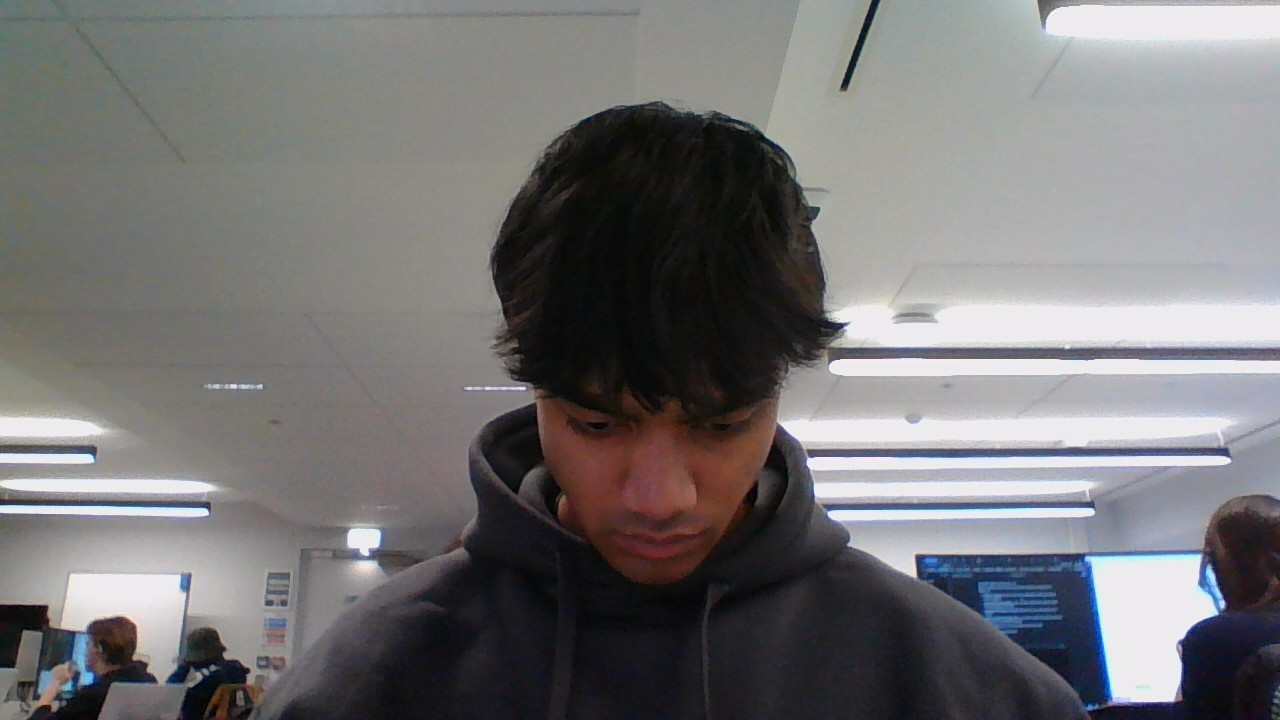
#> input picture images/myface/down.jpg, 1280 x 720 px; its folder holds only this picture in this run
$ python heat_map_generator_v4.py
#> lines starting #> are read from the running program, lines starting #| are printed output that depends on the picture
import cv2
import numpy as np
import os
from pathlib import Path
import time
import xml.etree.ElementTree as ET

class HaarCascadeSaliencyMap:
    def __init__(self, cascade_file=None):
        """Initialize with a specific cascade file or use the default frontalface_alt"""
        if cascade_file is None:
            print('Error loading face cascade')
            exit(0)

        self.cascade_file = cascade_file
        self.cascade = cv2.CascadeClassifier(cascade_file)
        self.stages = self._parse_stages()
        print(f"Loaded cascade with {len(self.stages)} stages")

    def _parse_stages(self):
        """Parse the XML cascade file to extract stage information"""
        tree = ET.parse(self.cascade_file)
#> (reads code/models/haarcascade_frontalface_alt.xml from the repository)
        root = tree.getroot()

        stages = []
        for stage in root.findall(".//stages/_"):
            stage_data = {
                'threshold': float(stage.find('stageThreshold').text)
            }
            stages.append(stage_data)
#> in process_directory, img is the input picture: shape (720, 1280, 3); mean B, G, R 117.1, 116.3, 117.2

        return stages

    def generate_saliency_map(self, image, scale_factor=1.1, min_neighbors=0, min_size=(30, 30)):
        """
        Generate a saliency map using a simplified approach

        Args:
            image: Input image
            scale_factor: Factor to increase window size at each scale
            min_neighbors: Minimum number of neighbors
            min_size: Minimum size of face

        Returns:
            Overlay image with heatmap and face detection
        """
#> called with scale_factor = 1.1, min_neighbors = 0, min_size = (30, 30)
        gray = cv2.cvtColor(image, cv2.COLOR_BGR2GRAY)
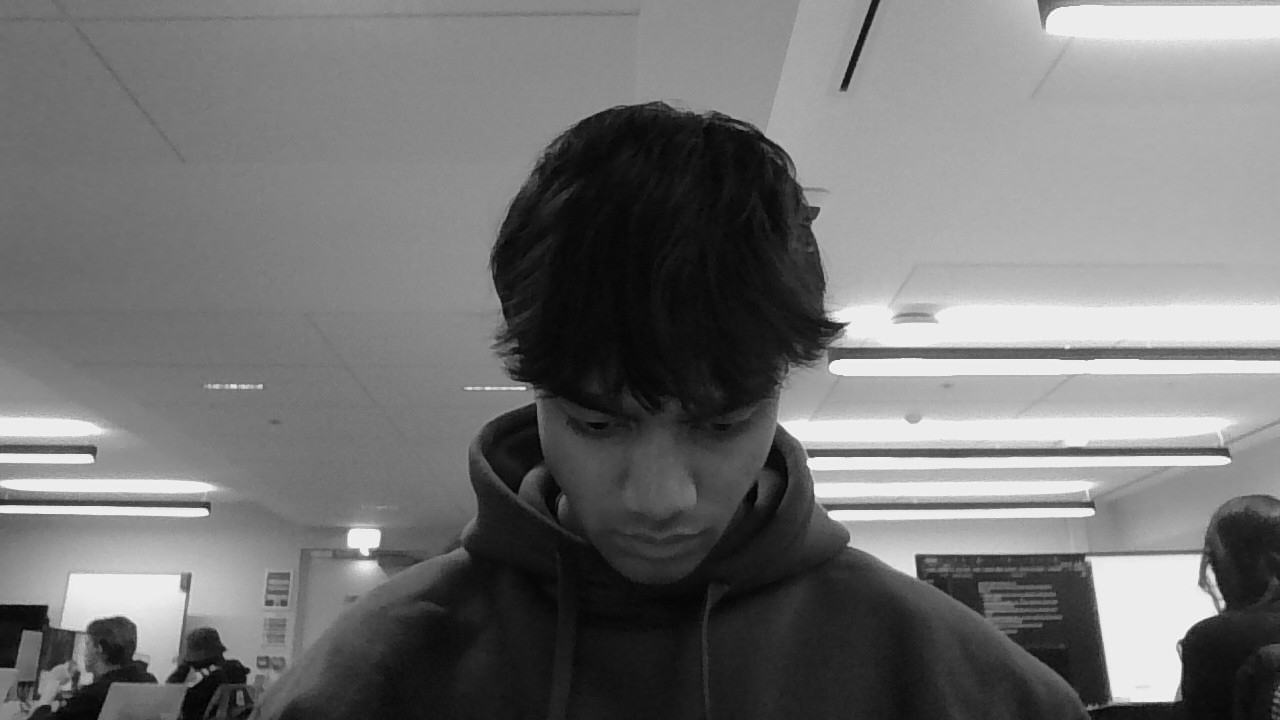
#> gray: shape (720, 1280); min 0, max 255, mean 116.7
        height, width = gray.shape
#> height = 720; width = 1280

        # Initialize heatmap with zeros
        heatmap = np.zeros((height, width), dtype=np.float32)

        # Get normal face detection results for reference
        #faces = self.cascade.detectMultiScale(gray, scaleFactor=scale_factor,
        #                                    minNeighbors=7, minSize=min_size)
        faces = self.cascade.detectMultiScale(gray)
#> faces = ()

        # Now run detection with relaxed parameters to get more candidates
        all_candidates = []

        # Use multiple scales to get comprehensive coverage
        #scale_values = [1.05, 1.1, 1.15, 1.2]
        scale_values = [1.1]

        for scale in scale_values:
            candidates = self.cascade.detectMultiScale(
                gray,
                scaleFactor=scale,
                minNeighbors=min_neighbors,  # Get all candidates
                minSize=min_size
            )

            if len(candidates) > 0:
                all_candidates.extend(candidates)
#> after the loop, all_candidates = [[13, 686, 32, 32], [255, 585, 43, 43], [252, 589, 47, 47], [235, 552, 63, 63]]

        print(f"Found {len(all_candidates)} candidate regions")
#| Found 4 candidate regions

        # Process each candidate and count overlaps
        for (x, y, w, h) in all_candidates:
            # Add uniform weight to heatmap in window area
            y_end = min(y + h, height)
            x_end = min(x + w, width)

            if y_end > y and x_end > x:
                heatmap[y:y_end, x:x_end] += 1
#> this loop made 4 passes
#> (x, y, w, h, y_end, x_end) on passes 1 to 4: (13, 686, 32, 32, 718, 45), (255, 585, 43, 43, 628, 298), (252, 589, 47, 47, 636, 299), (235, 552, 63, 63, 615, 298)
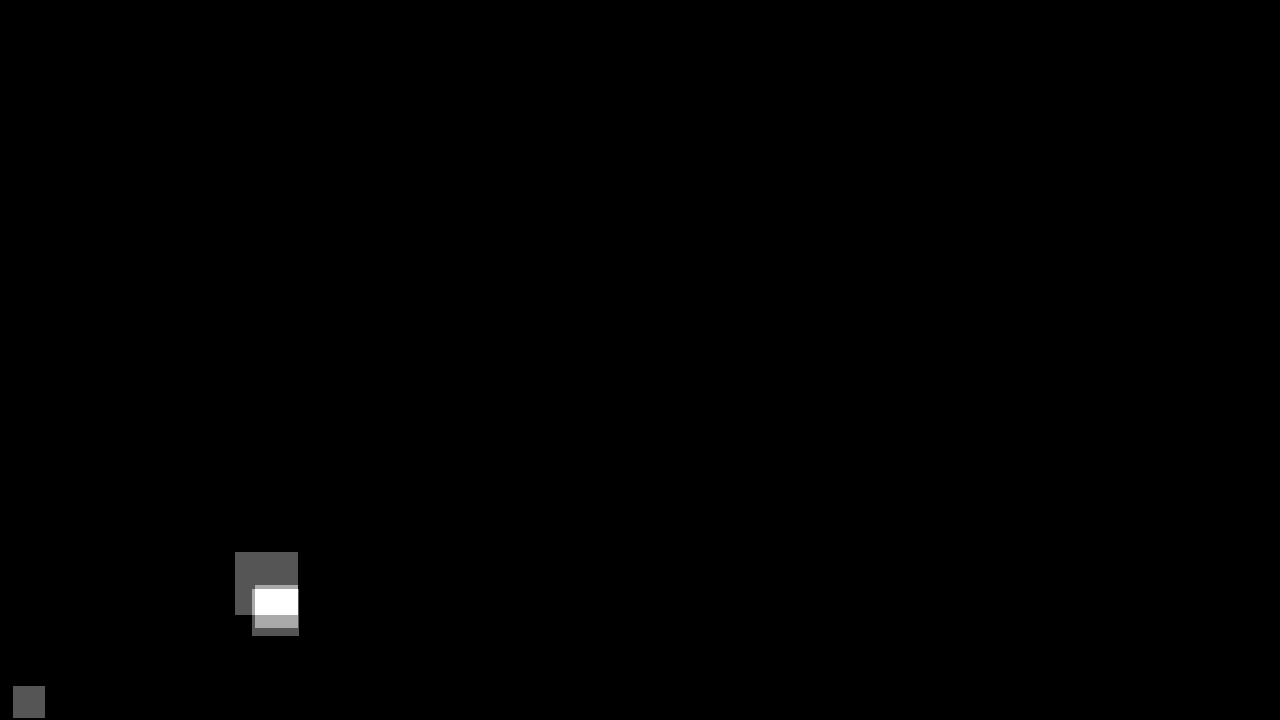
#> heatmap: shape (720, 1280) float32; min 0, max 3, mean 0.00982; drawn with min black and max white

        # Normalize to 0-1 range
        if np.max(heatmap) > 0:
            heatmap = heatmap / np.max(heatmap)

        # Create color heatmap
        heatmap_color = cv2.applyColorMap((heatmap * 255).astype(np.uint8), cv2.COLORMAP_JET)
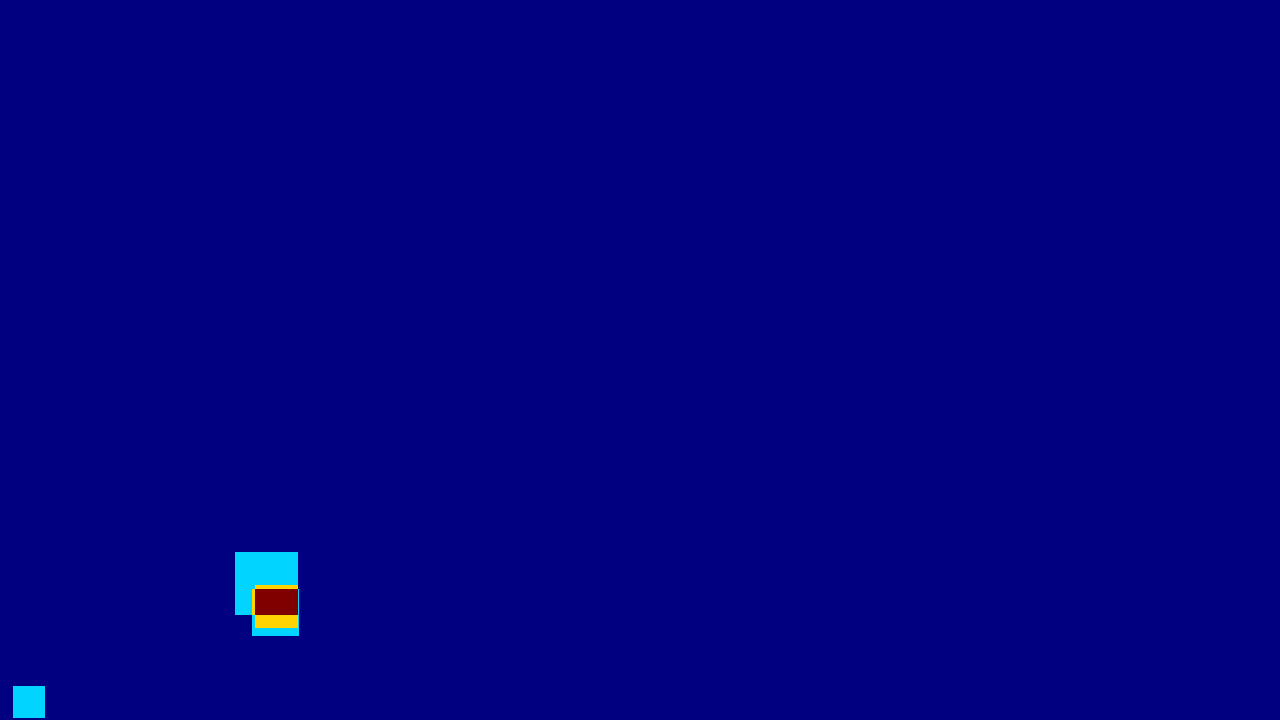
#> heatmap_color: shape (720, 1280, 3); mean B, G, R 128.3, 1.1, 0.4

        # Overlay heatmap on original image
        overlay = cv2.addWeighted(image, 0.6, heatmap_color, 0.4, 0)
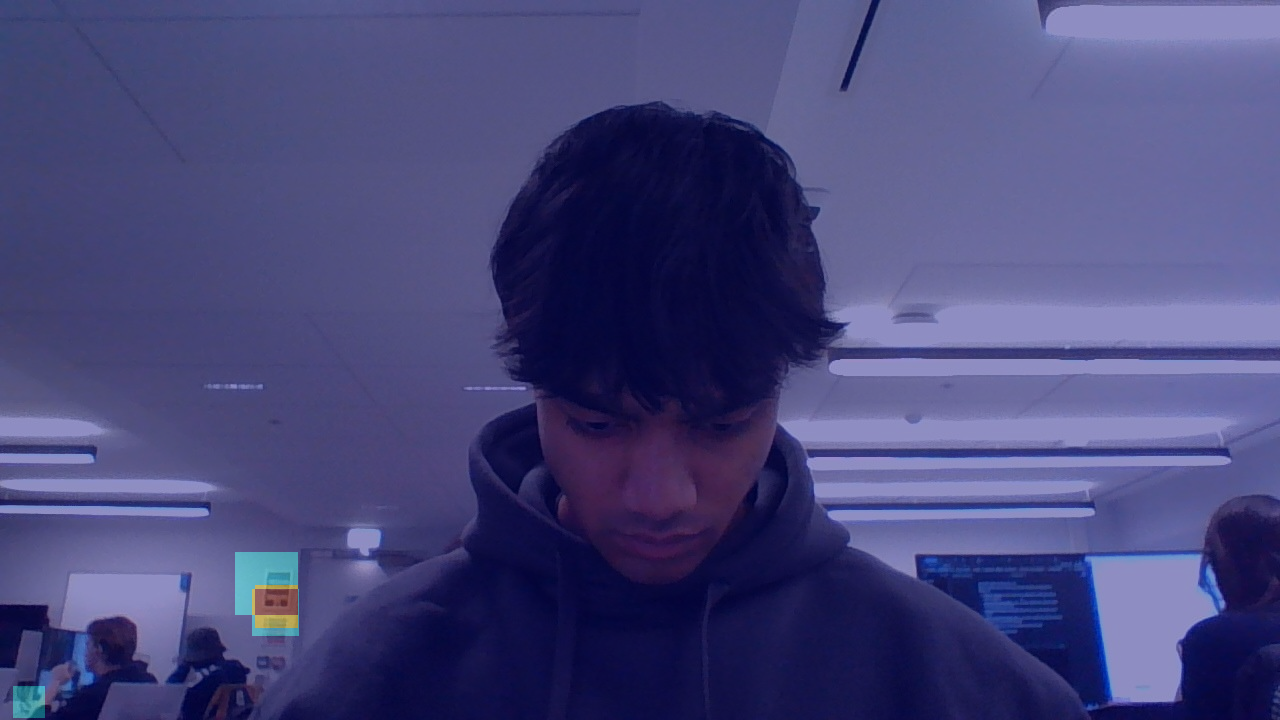
#> overlay: shape (720, 1280, 3); mean B, G, R 121.6, 70.3, 70.5

        # Draw regular face detection bounding boxes for comparison
        for (x, y, w, h) in faces:
            #cv2.rectangle(overlay, (x, y), (x+w, y+h), (255, 255, 255), 6)
            center = (x + w // 2, y + h // 2)
            cv2.ellipse(overlay, center, (w // 2, h // 2), 0, 0, 360, (255, 225, 255), 10)
#> this loop made 0 passes

        return overlay

    def process_directory(self, input_dir, output_dir, file_ext=('.jpg', '.jpeg', '.png')):
        """Process all images in a directory and save results to output directory"""
        input_path = Path(input_dir)
        output_path = Path(output_dir)

        # Create output directory if it doesn't exist
        output_path.mkdir(parents=True, exist_ok=True)

        # Get all image files
        image_files = []
        for ext in file_ext:
            image_files.extend(list(input_path.glob(f'*{ext}')))

        print(f"Found {len(image_files)} images to process")

        for img_path in image_files:
            print(f"Processing {img_path.name}...")
            start_time = time.time()

            # Read image
            img = cv2.imread(str(img_path))
            if img is None:
                print(f"Could not read {img_path}")
                continue

            # Generate saliency map overlay
            overlay = self.generate_saliency_map(img)

            # Save only the overlay result
            base_name = img_path.stem
            cv2.imwrite(str(output_path / f"{base_name}_overlay.jpg"), overlay)

            elapsed_time = time.time() - start_time
            print(f"Saved overlay for {img_path.name} in {elapsed_time:.2f} seconds")

def main():
    # Define input and output directories
    input_dir = r"C:\Users\rawsh\OneDrive - University of Southampton\EE-Y5\CompVis\CW2 CompVis\images\myface"
    output_dir = r"C:\Users\rawsh\OneDrive - University of Southampton\EE-Y5\CompVis\CW2 CompVis\images\myface_heatmap_output"

    # Haar cascade classifier path
    face_cascade_path = r"C:\Users\rawsh\OneDrive - University of Southampton\EE-Y5\CompVis\CW2 CompVis\code\models\haarcascade_frontalface_alt.xml"

    print("Starting saliency map generation...")
    start_time = time.time()

    # Create saliency map generator
    generator = HaarCascadeSaliencyMap(face_cascade_path)

    # Process directory
    generator.process_directory(input_dir, output_dir)

    elapsed_time = time.time() - start_time
    print(f"Processing complete! Total time: {elapsed_time:.2f} seconds")

if __name__ == "__main__":
    main()
